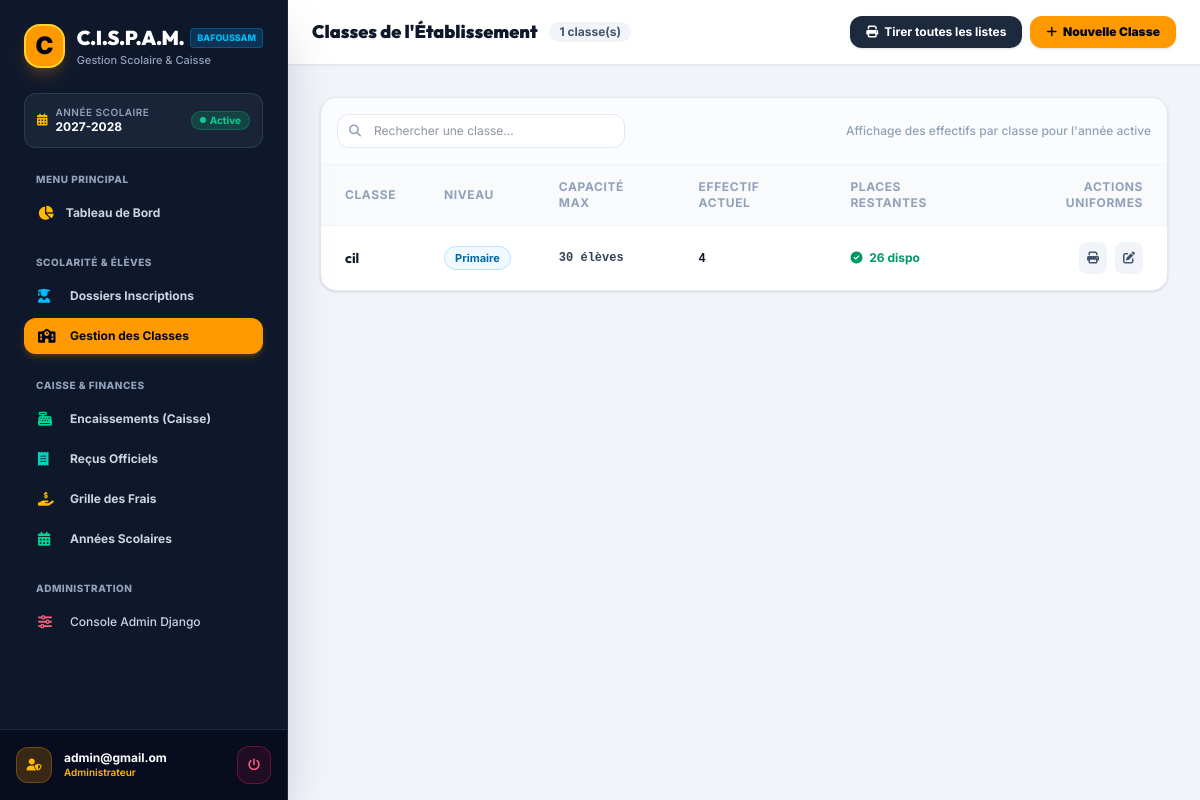
Page /classes/ (signed in) on the earlier database version.
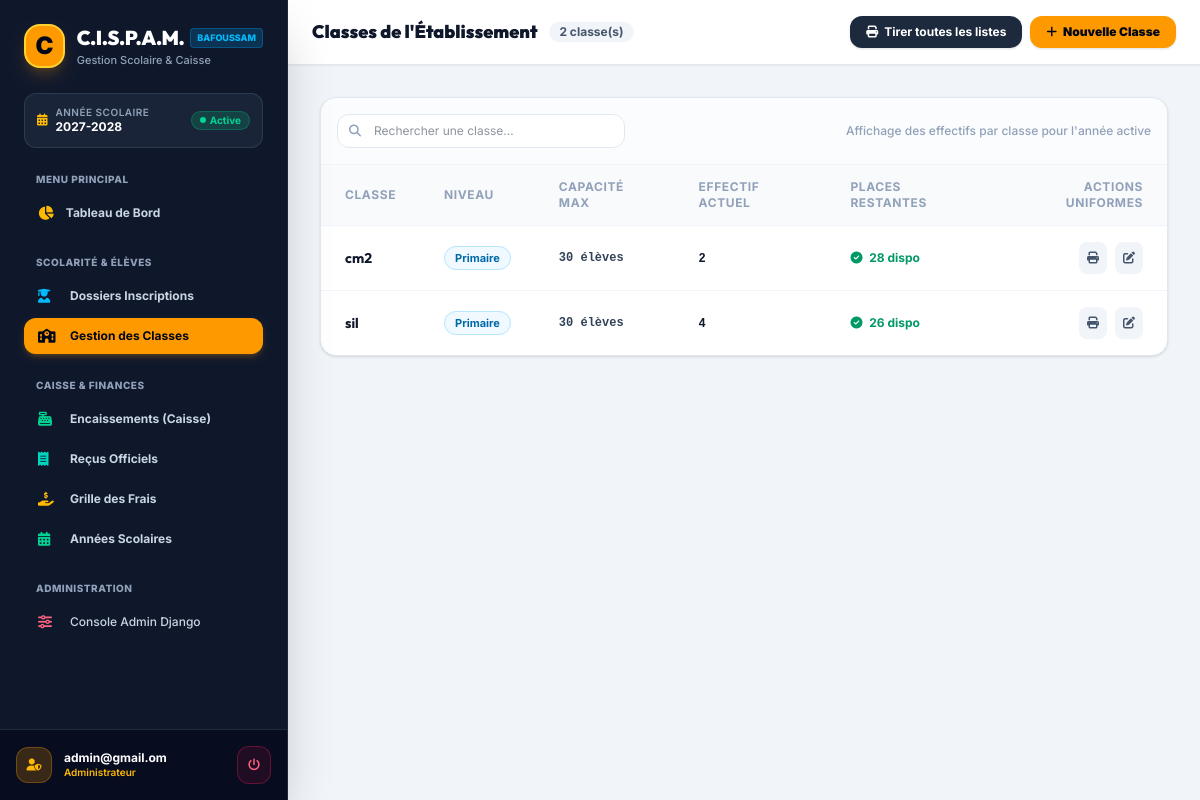
Same page on the later database version.
### cispam/users/models.py (models this page shows, shortened)
class AutoSlugMixin:
    slug_source_field = 'name'

class OngBaseModel(models.Model):
    id = models.UUIDField(
        default=uuid.uuid4,
        primary_key=True,
        editable=False,
        unique=True,
        help_text=_("Identifiant UUID unique."),
    )
    created = models.DateTimeField(
        auto_now_add=True,
        db_index=True,
        help_text=_("Date de création."),
    )
    modified = models.DateTimeField(
        auto_now=True,
        help_text=_("Date de dernière modification."),
    )
    is_active = models.BooleanField(
        default=True,
        help_text=_("Indique si l'objet est actif."),
    )
    is_deleted = models.BooleanField(
        default=False,
        db_index=True,
        help_text=_("Suppression logique (soft delete)."),
    )
    metadata = models.JSONField(
        default=dict,
        blank=True,
        help_text=_("Métadonnées additionnelles au format JSON."),
    )
    objects = OngManager()
    all_objects = models.Manager()
    class Meta:
        abstract = True
        ordering = ['-created']

class Classe(AutoSlugMixin, OngBaseModel):
    slug_source_field = 'nom'
    nom = models.CharField(
        max_length=50,
        help_text=_("Nom de la classe, ex: Petite Section, CP, CM2."),
    )
    niveau = models.ForeignKey(
        Niveau,
        on_delete=models.PROTECT,
        related_name='classes',
        help_text=_("Niveau scolaire de la classe."),
    )
    capacite_max = models.PositiveSmallIntegerField(
        default=30,
        help_text=_("Capacité maximale d'élèves dans cette classe."),
    )
    description = models.TextField(
        blank=True,
        help_text=_("Description ou informations complémentaires."),
    )
    slug = models.SlugField(
        max_length=255,
        unique=True,
        blank=True,
        help_text=_("Slug unique de la classe."),
    )
    class Meta:
        verbose_name = _("Classe")
        verbose_name_plural = _("Classes")
        ordering = ['niveau__ordre', 'nom']
        unique_together = ['nom', 'niveau']
    @property
    def effectif_actuel(self):
        try:
            annee_active = AnneeScolaire.objects.get(est_active=True)
            return Inscription.objects.filter(
                classe=self,
                annee_scolaire=annee_active,
                statut=StatutInscriptionEnum.EN_COURS,
            ).count()
        except AnneeScolaire.DoesNotExist:
            return 0
    @property
    def places_restantes(self):
        return self.capacite_max - self.effectif_actuel

class Niveau(AutoSlugMixin, OngBaseModel):
    slug_source_field = 'nom'
    nom = models.CharField(
        max_length=50,
        choices=NiveauScolaireEnum.choices,
        unique=True,
        help_text=_("Nom du niveau scolaire."),
    )
    ordre = models.PositiveSmallIntegerField(
        default=0,
        help_text=_("Ordre d'affichage (1 = Maternelle, 2 = Primaire)."),
    )
    description = models.TextField(
        blank=True,
        help_text=_("Description du niveau."),
    )
    slug = models.SlugField(
        max_length=255,
        unique=True,
        blank=True,
        help_text=_("Slug unique du niveau."),
    )
    class Meta:
        verbose_name = _("Niveau")
        verbose_name_plural = _("Niveaux")
        ordering = ['ordre', 'nom']

class AnneeScolaire(AutoSlugMixin, OngBaseModel):
    slug_source_field = 'libelle'
    libelle = models.CharField(
        max_length=20,
        unique=True,
        help_text=_("Libellé de l'année scolaire, ex: 2025-2026"),
    )
    date_debut = models.DateField(
        help_text=_("Date de début de l'année scolaire."),
    )
    date_fin = models.DateField(
        help_text=_("Date de fin de l'année scolaire."),
    )
    est_active = models.BooleanField(
        default=False,
        db_index=True,
        help_text=_("Indique si c'est l'année scolaire en cours. Une seule active à la fois."),
    )
    slug = models.SlugField(
        max_length=255,
        unique=True,
        blank=True,
        help_text=_("Slug unique de l'année scolaire."),
    )
    class Meta:
        verbose_name = _("Année scolaire")
        verbose_name_plural = _("Années scolaires")
        ordering = ['-date_debut']

### cispam/users/views.py (the view)
class ClasseListView(LoginRequiredMixin, TemplateView):
    template_name = "classes/index.html"
    def get_context_data(self, **kwargs):
        context = super().get_context_data(**kwargs)
        from cispam.users.models import AnneeScolaire, Classe, Niveau, NiveauScolaireEnum
        if not Niveau.objects.exists():
            Niveau.objects.get_or_create(nom=NiveauScolaireEnum.MATERNELLE, defaults={"ordre": 1, "description": "Cycle Maternelle"})
            Niveau.objects.get_or_create(nom=NiveauScolaireEnum.PRIMAIRE, defaults={"ordre": 2, "description": "Cycle Primaire"})
        classes = Classe.objects.filter(is_deleted=False).select_related("niveau")
        niveaux = Niveau.objects.filter(is_deleted=False)
        try:
            annee_active = AnneeScolaire.objects.get(est_active=True)
        except AnneeScolaire.DoesNotExist:
            annee_active = None
        context.update({
            "classes": classes,
            "niveaux": niveaux,
            "annee_active": annee_active,
        })
        return context

### cispam/users/context_processors.py (called while the page is built)
def allauth_settings(request):
    return {
        "ACCOUNT_ALLOW_REGISTRATION": settings.ACCOUNT_ALLOW_REGISTRATION,
    }

### cispam/users/models.py (called while the page is built)
    def get_queryset(self):
        return super().get_queryset().filter(is_deleted=False)

### cispam/templates/classes/index.html (shortened to what the changed rows need)
{% extends "base.html" %}
{% load static i18n %}
{% block body %}
<div class="min-h-screen bg-slate-100 flex font-sans antialiased text-slate-800">
  {% include "includes/sidebar.html" %}
  <div class="flex-1 flex flex-col min-w-0 overflow-y-auto">
    <header class="bg-white border-b border-slate-200 sticky top-0 z-30 px-6 py-4 flex items-center justify-between shadow-xs">
      <div class="flex items-center gap-3">
        <h2 class="text-lg font-black text-slate-900 font-display">Classes de l'Établissement</h2>
        <span class="text-xs px-2.5 py-0.5 rounded-full bg-slate-100 font-bold text-slate-600">
          {{ classes.count }} classe(s)
        </span>
      </div>
    </header>
    <main class="p-6 sm:p-8 space-y-6 max-w-7xl w-full mx-auto">
      <div class="bg-white rounded-2xl shadow-sm border border-slate-200 overflow-hidden">
        <div class="overflow-x-auto">
          <table class="w-full text-left text-xs">
            <thead class="bg-slate-50 border-b border-slate-100 text-slate-400 uppercase tracking-wider font-semibold">
              <tr>
                <th class="py-3.5 px-6">Classe</th>
                <th class="py-3.5 px-6">Niveau</th>
                <th class="py-3.5 px-6">Capacité Max</th>
                <th class="py-3.5 px-6">Effectif Actuel</th>
                <th class="py-3.5 px-6">Places Restantes</th>
                <th class="py-3.5 px-6 text-right">Actions Uniformes</th>
              </tr>
            </thead>
            <tbody class="divide-y divide-slate-100 text-slate-700">
              {% for classe in classes %}
                <tr class="hover:bg-slate-50/80 transition">
                  <td class="py-4 px-6 font-bold text-slate-900 font-display text-sm">
                    {{ classe.nom }}
                  </td>
                  <td class="py-4 px-6 font-medium">
                    <span class="px-2.5 py-1 rounded-full text-[11px] font-bold bg-sky-50 text-sky-700 border border-sky-200">
                      {{ classe.niveau.get_nom_display }}
                    </span>
                  </td>
                  <td class="py-4 px-6 font-mono font-semibold text-slate-700">
                    {{ classe.capacite_max }} élèves
                  </td>
                  <td class="py-4 px-6">
                    <span class="font-bold text-slate-900 font-mono">{{ classe.effectif_actuel }}</span>
                  </td>
                  <td class="py-4 px-6 font-bold">
                    {% if classe.places_restantes > 5 %}
                      <span class="text-emerald-600"><i class="fas fa-check-circle mr-1"></i> {{ classe.places_restantes }} dispo</span>
                    {% elif classe.places_restantes > 0 %}
                      <span class="text-amber-600"><i class="fas fa-exclamation-triangle mr-1"></i> {{ classe.places_restantes }} rst</span>
                    {% else %}
                      <span class="text-rose-600 font-black"><i class="fas fa-circle-xmark mr-1"></i> Comble</span>
                    {% endif %}
                  </td>
                  <td class="py-4 px-6 text-right">
                    <div class="flex items-center justify-end gap-2">
                      <a href="{% url 'classes_etudiants_print' %}?classe={{ classe.pk }}" target="_blank" title="Imprimer la liste"
                        class="p-2 rounded-lg bg-slate-100 hover:bg-indigo-50 text-slate-600 hover:text-indigo-700 transition">
                        <i class="fas fa-print"></i>
                      </a>
                      <a href="{% url 'admin:users_classe_change' object_id=classe.pk %}" target="_blank" title="Éditer"
                        class="p-2 rounded-lg bg-slate-100 hover:bg-amber-50 text-slate-600 hover:text-amber-700 transition">
                        <i class="fas fa-pen-to-square"></i>
                      </a>
                    </div>
                  </td>
                </tr>
              {% endfor %}
            </tbody>
          </table>
        </div>
      </div>
    </main>
  </div>
</div>
{% endblock body %}

Differences in the rows shown:
added Classe: nom "cm2", niveau.nom "Primaire", capacite_max "30", effectif_actuel "2", places_restantes "28"
changed Classe: nom "cil" → "sil"
Other differences:
{{ classes.count }}: "1" → "2"
